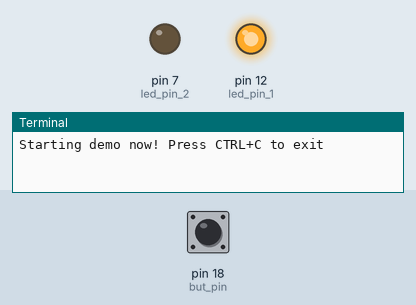
A program run on a simulated Raspberry Pi (header pin numbers). On the bench: output pins drawn as LEDs (lit = HIGH), the last lines printed to the terminal. Dashed ring = blinking. The test bench sets the inputs (shaded band); at power-on: pin 18 (but_pin) HIGH.

Above: at 1.2 s.
1.3 s: pin 18 (but_pin) pulled LOW for 0.15 s
At 1.7 s:
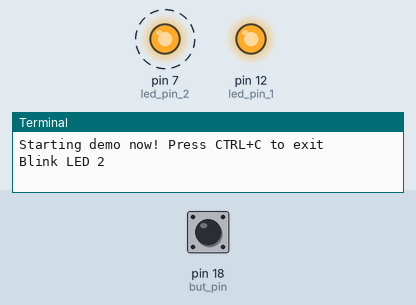
At 2.7 s:
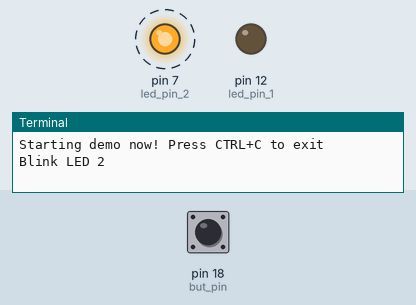
4.3 s: pin 18 (but_pin) pulled LOW for 1 s
At 11.7 s:
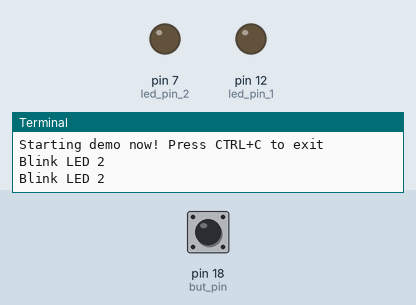
Timing chart, 0 to 13.5 s (numbered marks = the images above; inputs shaded):
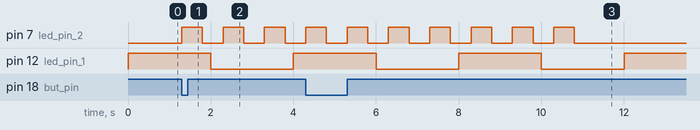

The program:

button_interrupt.py
```python
#!/usr/bin/env python3

# Copyright (c) 2019, NVIDIA CORPORATION. All rights reserved.
# Copyright (c) 2021-2023, Texas Instruments Incorporated. All rights reserved.
# Permission is hereby granted, free of charge, to any person obtaining a
# copy of this software and associated documentation files (the "Software"),
# to deal in the Software without restriction, including without limitation
# the rights to use, copy, modify, merge, publish, distribute, sublicense,
# and/or sell copies of the Software, and to permit persons to whom the
# Software is furnished to do so, subject to the following conditions:
#
# The above copyright notice and this permission notice shall be included in
# all copies or substantial portions of the Software.
#
# THE SOFTWARE IS PROVIDED "AS IS", WITHOUT WARRANTY OF ANY KIND, EXPRESS OR
# IMPLIED, INCLUDING BUT NOT LIMITED TO THE WARRANTIES OF MERCHANTABILITY,
# FITNESS FOR A PARTICULAR PURPOSE AND NONINFRINGEMENT.  IN NO EVENT SHALL
# THE AUTHORS OR COPYRIGHT HOLDERS BE LIABLE FOR ANY CLAIM, DAMAGES OR OTHER
# LIABILITY, WHETHER IN AN ACTION OF CONTRACT, TORT OR OTHERWISE, ARISING
# FROM, OUT OF OR IN CONNECTION WITH THE SOFTWARE OR THE USE OR OTHER
# DEALINGS IN THE SOFTWARE.

import RPi.GPIO as GPIO
import time

# Pin Definitions:
led_pin_1 = 12
led_pin_2 = 7
but_pin = 18


# blink LED 2 quickly 5 times when button pressed
def blink(channel):
    print("Blink LED 2")
    for i in range(5):
        GPIO.output(led_pin_2, GPIO.HIGH)
        time.sleep(0.5)
        GPIO.output(led_pin_2, GPIO.LOW)
        time.sleep(0.5)


def main():
    # Pin Setup:
    GPIO.setmode(GPIO.BOARD)  # BOARD pin-numbering scheme
    GPIO.setup([led_pin_1, led_pin_2], GPIO.OUT)  # LED pins set as output
    GPIO.setup(but_pin, GPIO.IN)  # button pin set as input

    # Initial state for LEDs:
    GPIO.output(led_pin_1, GPIO.LOW)
    GPIO.output(led_pin_2, GPIO.LOW)

    GPIO.add_event_detect(but_pin, GPIO.FALLING, callback=blink, bouncetime=10)
    print("Starting demo now! Press CTRL+C to exit")
    try:
        while True:
            # blink LED 1 slowly
            GPIO.output(led_pin_1, GPIO.HIGH)
            time.sleep(2)
            GPIO.output(led_pin_1, GPIO.LOW)
            time.sleep(2)
    finally:
        GPIO.cleanup()  # cleanup all GPIOs


if __name__ == "__main__":
    main()
```

Measured:
- after the input at 1.3 s, pin 7 (led_pin_2): alternates HIGH for 0.50 s and LOW for 0.50 s, starting at once
- by itself, pin 12 (led_pin_1): alternates HIGH for 2.0 s and LOW for 2.0 s
